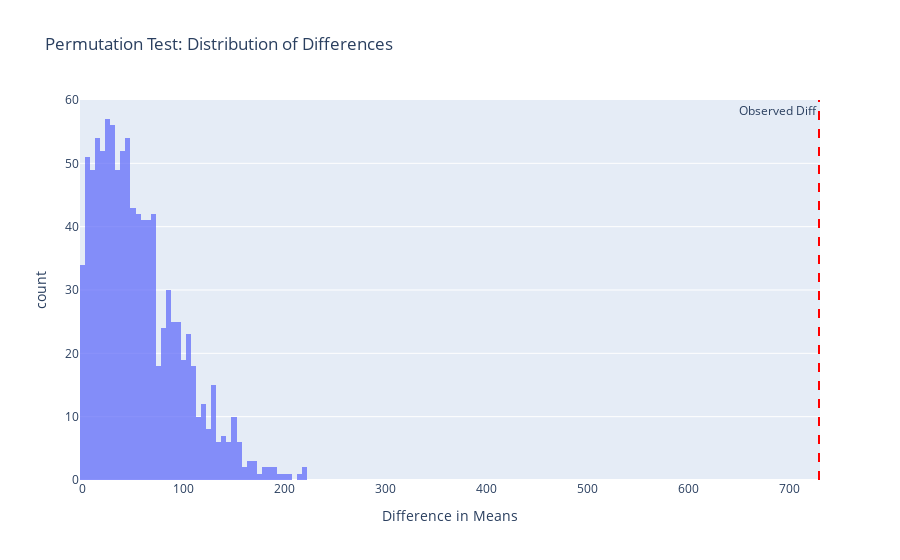

Source (notebook cell):
### Code cell
fig = px.histogram(
    x=simulated_diffs,
    nbins=50,
    title='Permutation Test: Distribution of Differences',
    labels={'x': 'Difference in Means'},
    opacity=0.75
)

fig.add_vline(x=observed_diff, line_color='red', line_dash='dash', annotation_text='Observed Diff', annotation_position='top left')
fig.write_html(r'C:\Users\DerDo\Desktop\dsc80-final\League-of-Legends-Data-Project\plots\plot_6.html', include_plotlyjs='cdn')

fig.show()

### Figure 1 — Plotly figure (JSON) as saved in the notebook; plotly's stock layout.template omitted (floating-point values rounded to 4 significant figures; data arrays with more than 128 entries replaced by an {"elided": "..."} marker saying what was removed)
{"data": [{"alignmentgroup": "True", "bingroup": "x", "hovertemplate": "Difference in Means=%{x}<br>count=%{y}<extra></extra>", "legendgroup": "", "marker": {"color": "#636efa", "opacity": 0.75, "pattern": {"shape": ""}}, "name": "", "nbinsx": 50, "offsetgroup": "", "orientation": "v", "showlegend": false, "type": "histogram", "x": {"elided": "1000 float values"}, "xaxis": "x", "yaxis": "y"}], "layout": {"annotations": [{"showarrow": false, "text": "Observed Diff", "x": 729.4, "xanchor": "right", "xref": "x", "y": 1, "yanchor": "top", "yref": "y domain"}], "autosize": true, "barmode": "relative", "legend": {"tracegroupgap": 0}, "shapes": [{"line": {"color": "red", "dash": "dash"}, "type": "line", "x0": 729.4, "x1": 729.4, "xref": "x", "y0": 0, "y1": 1, "yref": "y domain"}], "title": {"text": "Permutation Test: Distribution of Differences"}, "xaxis": {"anchor": "y", "autorange": true, "domain": [0, 1], "range": [-2.5, 730.3], "title": {"text": "Difference in Means"}, "type": "linear"}, "yaxis": {"anchor": "x", "autorange": true, "domain": [0, 1], "range": [0, 60], "title": {"text": "count"}}}}
